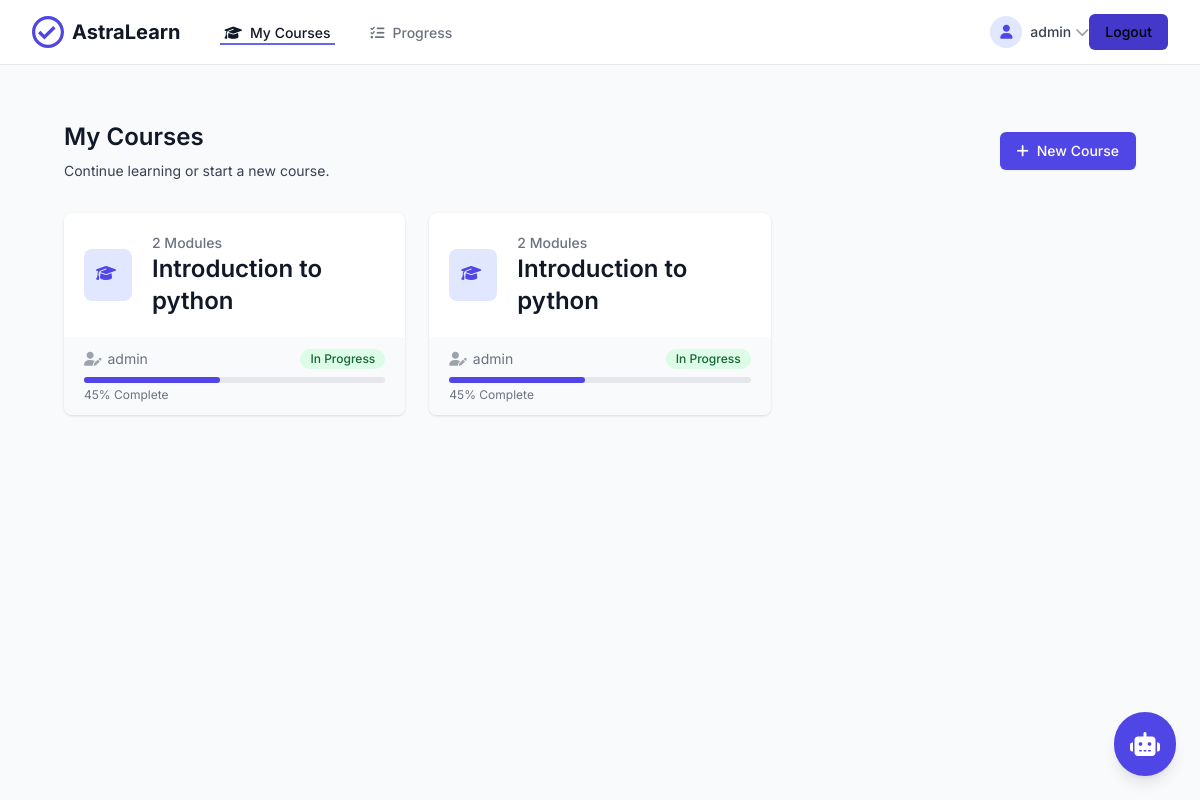
Page / (signed in) on the earlier database version.
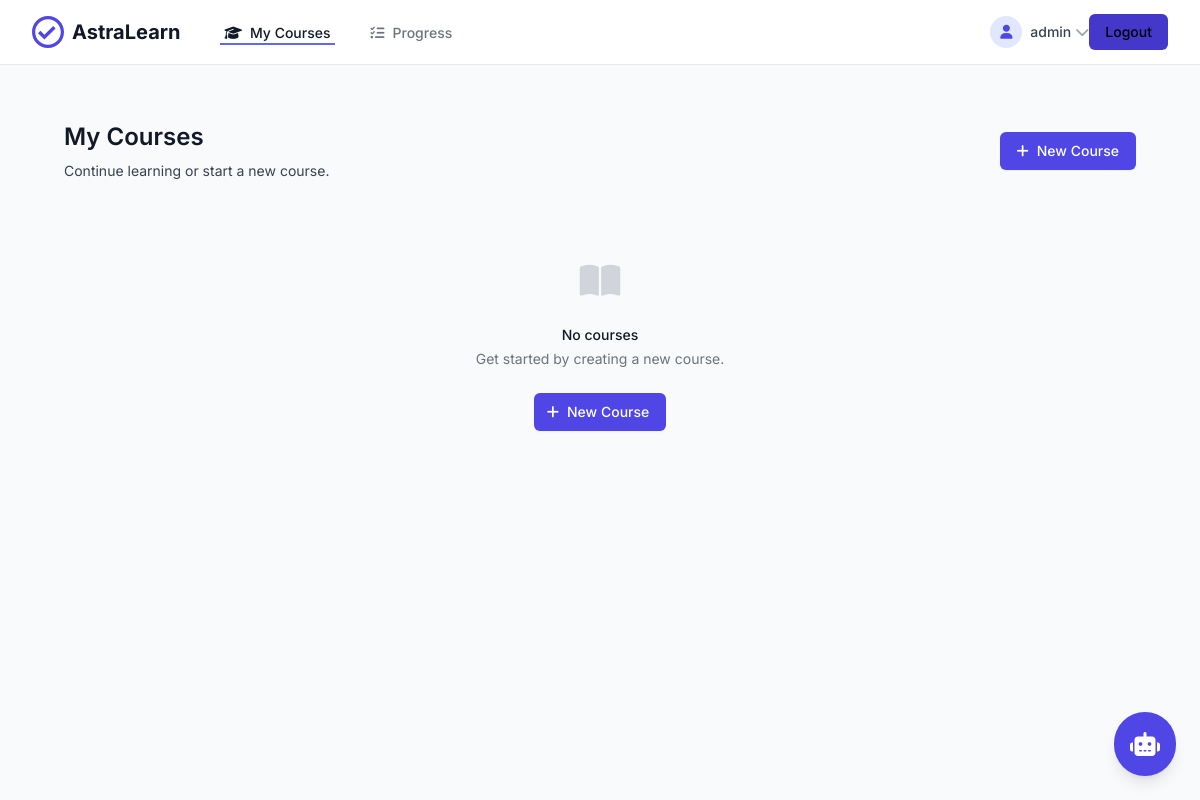
Same page on the later database version.
### tutor/models.py (models this page shows, shortened)
class Course(models.Model):
    title = models.CharField(max_length=200)
    description = models.TextField()
    created_at = models.DateTimeField(default=timezone.now)
    updated_at = models.DateTimeField(auto_now=True)
    created_by = models.ForeignKey(User, on_delete=models.CASCADE, related_name='created_courses')

### tutor/views.py (the view)
# urls.py: path('', views.course_list, name='course_list'),
@login_required
def course_list(request):
    courses = Course.objects.all()
    return render(request, 'tutor/course_list.html', {'courses': courses})

### tutor/templates/tutor/course_list.html (shortened to what this page needs)
{% extends 'tutor/base.html' %}
{% block content %}
<div class="max-w-7xl mx-auto px-4 sm:px-6 lg:px-8 py-8">
    <div class="sm:flex sm:items-center">
        <div class="sm:flex-auto">
            <h1 class="text-2xl font-semibold text-gray-900">My Courses</h1>
            <p class="mt-2 text-sm text-gray-700">Continue learning or start a new course.</p>
        </div>
        <div class="mt-4 sm:mt-0 sm:ml-16 sm:flex-none">
            <button type="button" id="new-course-btn" class="inline-flex items-center px-4 py-2 border border-transparent text-sm font-medium rounded-md shadow-sm text-white bg-indigo-600 hover:bg-indigo-700 focus:outline-none focus:ring-2 focus:ring-offset-2 focus:ring-indigo-500">
                <i class="fas fa-plus mr-2"></i> New Course
            </button>
        </div>
    </div>
    <div class="mt-8 grid gap-6 grid-cols-1 sm:grid-cols-2 lg:grid-cols-3">
        {% for course in courses %}
        <div class="bg-white overflow-hidden shadow rounded-lg">
            <div class="p-5">
                <div class="flex items-center">
                    <div class="flex-shrink-0 bg-indigo-100 p-3 rounded-lg">
                        <i class="fas fa-graduation-cap text-indigo-600 h-6 w-6"></i>
                    </div>
                    <div class="ml-5 w-0 flex-1">
                        <dl>
                            <dt class="text-sm font-medium text-gray-500 truncate">
                                {{ course.modules.count }} Modules
                            </dt>
                            <dd class="flex items-baseline">
                                <div class="text-2xl font-semibold text-gray-900">
                                    <a href="{% url 'tutor:course_detail' course.id %}" class="hover:text-indigo-600">
                                        {{ course.title }}
                                    </a>
                                </div>
                            </dd>
                        </dl>
                    </div>
                </div>
            </div>
            <div class="bg-gray-50 px-5 py-3">
                <div class="text-sm">
                    <div class="flex justify-between items-center">
                        <div class="flex items-center text-sm text-gray-500">
                            <i class="fas fa-user-edit mr-1.5 text-gray-400"></i>
                            {{ course.created_by.get_full_name|default:course.created_by.username }}
                        </div>
                        <span class="inline-flex items-center px-2.5 py-0.5 rounded-full text-xs font-medium bg-green-100 text-green-800">
                            In Progress
                        </span>
                    </div>
                    <div class="mt-2">
                        <div class="w-full bg-gray-200 rounded-full h-1.5">
                            <div class="bg-indigo-600 h-1.5 rounded-full" style="width: 45%"></div>
                        </div>
                        <p class="text-xs text-gray-500 mt-1">45% Complete</p>
                    </div>
                </div>
            </div>
        </div>
        {% empty %}
        <div class="col-span-3 text-center py-12">
            <i class="fas fa-book-open text-4xl text-gray-300 mb-4"></i>
            <h3 class="mt-2 text-sm font-medium text-gray-900">No courses</h3>
            <p class="mt-1 text-sm text-gray-500">Get started by creating a new course.</p>
            <div class="mt-6">
                <button type="button" id="new-course-btn-empty" class="inline-flex items-center px-4 py-2 border border-transparent shadow-sm text-sm font-medium rounded-md text-white bg-indigo-600 hover:bg-indigo-700 focus:outline-none focus:ring-2 focus:ring-offset-2 focus:ring-indigo-500">
                    <i class="fas fa-plus mr-2 -ml-1"></i> New Course
                </button>
            </div>
        </div>
        {% endfor %}
    </div>
</div>
{% endblock %}

### tutor/templates/tutor/base.html (shortened to what this page needs)
<!DOCTYPE html>
<html lang="en" class="h-full bg-gray-50">
<head>
    <script src="https://cdn.tailwindcss.com"></script>
    <link rel="stylesheet" href="https://cdnjs.cloudflare.com/ajax/libs/font-awesome/6.4.0/css/all.min.css">
</head>
<body class="bg-gray-50">
    <nav class="bg-white border-b border-gray-200">
        <div class="max-w-7xl mx-auto px-4 sm:px-6 lg:px-8">
            <div class="flex justify-between h-16">
                <div class="flex items-center">
                    <a href="{% url 'tutor:course_list' %}" class="flex-shrink-0 flex items-center">
                        <svg class="h-8 w-auto text-indigo-600" viewBox="0 0 40 40" fill="currentColor">
                            <path d="M20 0C8.96 0 0 8.96 0 20s8.96 20 20 20 20-8.96 20-20S31.04 0 20 0zm0 36c-8.84 0-16-7.16-16-16S11.16 4 20 4s16 7.16 16 16-7.16 16-16 16z"/>
                            <path d="M26.5 12.5l-11 11-5-5-3 3 8 8 14-14z"/>
                        </svg>
                        <span class="ml-2 text-xl font-bold text-gray-900">AstraLearn</span>
                    </a>
                    <div class="hidden md:ml-10 md:flex md:space-x-8">
                        <a href="{% url 'tutor:course_list' %}" class="text-gray-900 inline-flex items-center px-1 pt-1 border-b-2 border-indigo-500 text-sm font-medium">
                            <i class="fas fa-graduation-cap mr-2"></i> My Courses
                        </a>
                        <a href="#" class="text-gray-500 hover:text-gray-700 inline-flex items-center px-1 pt-1 border-b-2 border-transparent hover:border-gray-300 text-sm font-medium">
                            <i class="fas fa-tasks mr-2"></i> Progress
                        </a>
                    </div>
                </div>
                <div class="hidden md:ml-6 md:flex md:items-center">
                    <button type="button" class="p-1 rounded-full text-gray-400 hover:text-gray-500 focus:outline-none focus:ring-2 focus:ring-offset-2 focus:ring-indigo-500">
                    </button>
                    <div class="ml-3 relative" x-data="{ open: false }">
                        <div>
                            <button @click="open = !open" type="button" class="max-w-xs bg-white flex items-center text-sm rounded-full focus:outline-none focus:ring-2 focus:ring-offset-2 focus:ring-indigo-500" id="user-menu-button" aria-expanded="false" aria-haspopup="true">
                                <div class="h-8 w-8 rounded-full bg-indigo-100 flex items-center justify-center text-indigo-600">
                                    <i class="fas fa-user"></i>
                                </div>
                                <span class="ml-2 text-sm font-medium text-gray-700">
                                    {% if user.is_authenticated %}
                                        {{ user.get_full_name|default:user.username }}
                                    {% else %}
                                        Guest
                                    {% endif %}
                                </span>
                                <i class="ml-1 fas fa-chevron-down text-gray-400"></i>
                            </button>
                        </div>
                    </div>
                    {% if user.is_authenticated %}
                        <a href="{% url 'admin:logout' %}" class="bg-indigo-700 hover:bg-indigo-800 px-4 py-2 rounded-md text-sm font-medium">
                            Logout
                        </a>
                    {% else %}
                        <a href="{% url 'admin:login' %}" class="bg-indigo-700 hover:bg-indigo-800 px-4 py-2 rounded-md text-sm font-medium">
                            Login
                        </a>
                    {% endif %}
                </div>
            </div>
        </div>
    </nav>
    <main class="max-w-7xl mx-auto py-6 sm:px-6 lg:px-8">
        {% block content %}{% endblock %}
    </main>
    <button onclick="toggleChat()"
            class="fixed bottom-6 right-6 bg-indigo-600 text-white rounded-full p-4 shadow-lg hover:bg-indigo-700 focus:outline-none focus:ring-2 focus:ring-indigo-500">
        <i class="fas fa-robot text-2xl"></i>
    </button>
</body>
</html>

Differences in the rows shown:
removed Course: modules.count "2", title "Introduction to python", created_by.get_full_name "admin"
removed Course: modules.count "2", title "Introduction to python", created_by.get_full_name "admin"
Other differences:
text now shown: "No courses Get started by creating a new course. New Course"
